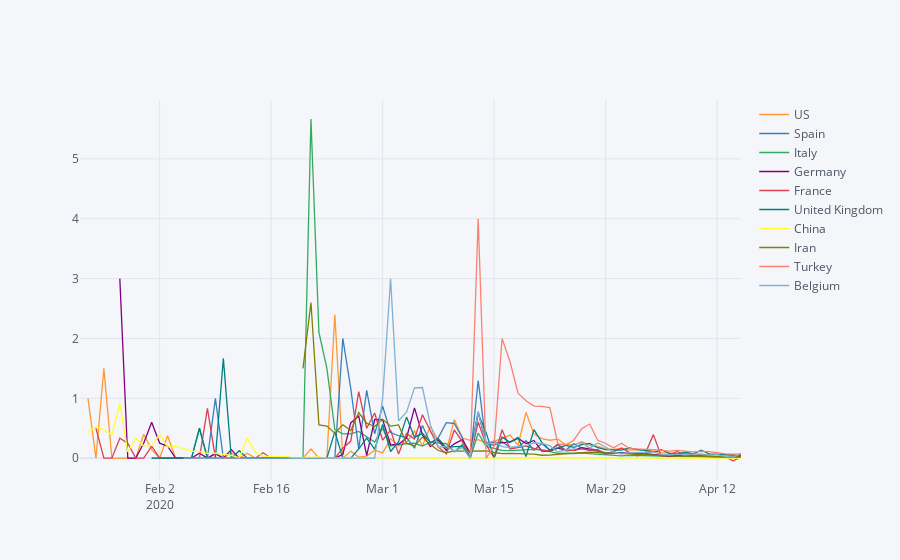

The cell this chart's notebook holds for it:
### Markdown cell above
### Daily growth rate

### Code cell
cases_df[top_10_cases].pct_change().iplot()
